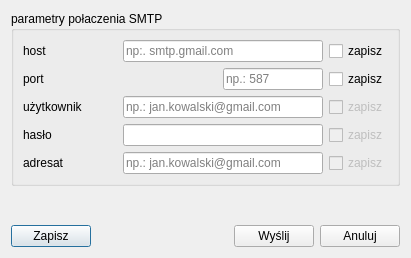
<?xml version="1.0" encoding="UTF-8"?>
<ui version="4.0">
 <class>smtp_dlg</class>
 <widget class="QDialog" name="smtp_dlg">
  <property name="geometry">
   <rect>
    <x>0</x>
    <y>0</y>
    <width>411</width>
    <height>258</height>
   </rect>
  </property>
  <property name="windowTitle">
   <string>Wysyłanie metadanych na email</string>
  </property>
  <layout class="QVBoxLayout" name="verticalLayout_2">
   <item>
    <widget class="QGroupBox" name="verticalGroupBox">
     <property name="title">
      <string>parametry połaczenia SMTP</string>
     </property>
     <layout class="QVBoxLayout" name="verticalLayout">
      <item>
       <layout class="QHBoxLayout" name="horizontalLayout">
        <item>
         <widget class="QLabel" name="host_lbl">
          <property name="text">
           <string>host          </string>
          </property>
         </widget>
        </item>
        <item>
         <spacer name="horizontalSpacer_2">
          <property name="orientation">
           <enum>Qt::Horizontal</enum>
          </property>
          <property name="sizeHint" stdset="0">
           <size>
            <width>40</width>
            <height>20</height>
           </size>
          </property>
         </spacer>
        </item>
        <item>
         <widget class="QgsFilterLineEdit" name="host_lineEdit">
          <property name="minimumSize">
           <size>
            <width>200</width>
            <height>0</height>
           </size>
          </property>
          <property name="placeholderText">
           <string>np:. smtp.gmail.com</string>
          </property>
          <property name="qgisRelation" stdset="0">
           <string notr="true"/>
          </property>
         </widget>
        </item>
        <item>
         <widget class="QCheckBox" name="host_chkbx">
          <property name="text">
           <string>zapisz</string>
          </property>
         </widget>
        </item>
       </layout>
      </item>
      <item>
       <layout class="QHBoxLayout" name="horizontalLayout_4">
        <item>
         <widget class="QLabel" name="port_lbl">
          <property name="text">
           <string>port          </string>
          </property>
         </widget>
        </item>
        <item>
         <spacer name="horizontalSpacer_3">
          <property name="orientation">
           <enum>Qt::Horizontal</enum>
          </property>
          <property name="sizeHint" stdset="0">
           <size>
            <width>40</width>
            <height>20</height>
           </size>
          </property>
         </spacer>
        </item>
        <item>
         <widget class="QgsFilterLineEdit" name="port_lineEdit">
          <property name="minimumSize">
           <size>
            <width>0</width>
            <height>0</height>
           </size>
          </property>
          <property name="maximumSize">
           <size>
            <width>100</width>
            <height>16777215</height>
           </size>
          </property>
          <property name="inputMask">
           <string/>
          </property>
          <property name="text">
           <string/>
          </property>
          <property name="maxLength">
           <number>6</number>
          </property>
          <property name="placeholderText">
           <string>np.: 587</string>
          </property>
          <property name="qgisRelation" stdset="0">
           <string notr="true"/>
          </property>
         </widget>
        </item>
        <item>
         <widget class="QCheckBox" name="port_chkbx">
          <property name="text">
           <string>zapisz</string>
          </property>
         </widget>
        </item>
       </layout>
      </item>
      <item>
       <layout class="QHBoxLayout" name="horizontalLayout_3">
        <item>
         <widget class="QLabel" name="user_lbl">
          <property name="text">
           <string>użytkownik</string>
          </property>
         </widget>
        </item>
        <item>
         <spacer name="horizontalSpacer_4">
          <property name="orientation">
           <enum>Qt::Horizontal</enum>
          </property>
          <property name="sizeHint" stdset="0">
           <size>
            <width>40</width>
            <height>20</height>
           </size>
          </property>
         </spacer>
        </item>
        <item>
         <widget class="QgsFilterLineEdit" name="user_lineEdit">
          <property name="minimumSize">
           <size>
            <width>200</width>
            <height>0</height>
           </size>
          </property>
          <property name="placeholderText">
           <string>np.: jan.kowalski@gmail.com</string>
          </property>
          <property name="qgisRelation" stdset="0">
           <string notr="true"/>
          </property>
         </widget>
        </item>
        <item>
         <widget class="QCheckBox" name="user_chkbx">
          <property name="enabled">
           <bool>false</bool>
          </property>
          <property name="text">
           <string>zapisz</string>
          </property>
         </widget>
        </item>
       </layout>
      </item>
      <item>
       <layout class="QHBoxLayout" name="horizontalLayout_5">
        <item>
         <widget class="QLabel" name="pass_lbl">
          <property name="text">
           <string>hasło        </string>
          </property>
         </widget>
        </item>
        <item>
         <spacer name="horizontalSpacer_5">
          <property name="orientation">
           <enum>Qt::Horizontal</enum>
          </property>
          <property name="sizeHint" stdset="0">
           <size>
            <width>40</width>
            <height>20</height>
           </size>
          </property>
         </spacer>
        </item>
        <item>
         <widget class="QgsPasswordLineEdit" name="pass_lineEdit">
          <property name="minimumSize">
           <size>
            <width>200</width>
            <height>0</height>
           </size>
          </property>
         </widget>
        </item>
        <item>
         <widget class="QCheckBox" name="pass_chkbx">
          <property name="enabled">
           <bool>false</bool>
          </property>
          <property name="text">
           <string>zapisz</string>
          </property>
         </widget>
        </item>
       </layout>
      </item>
      <item>
       <layout class="QHBoxLayout" name="horizontalLayout_2">
        <item>
         <widget class="QLabel" name="receiver_lbl">
          <property name="text">
           <string>adresat     </string>
          </property>
         </widget>
        </item>
        <item>
         <spacer name="horizontalSpacer_6">
          <property name="orientation">
           <enum>Qt::Horizontal</enum>
          </property>
          <property name="sizeHint" stdset="0">
           <size>
            <width>40</width>
            <height>20</height>
           </size>
          </property>
         </spacer>
        </item>
        <item>
         <widget class="QgsFilterLineEdit" name="receiver_lineEdit">
          <property name="minimumSize">
           <size>
            <width>200</width>
            <height>0</height>
           </size>
          </property>
          <property name="placeholderText">
           <string>np.: jan.kowalski@gmail.com</string>
          </property>
          <property name="qgisRelation" stdset="0">
           <string notr="true"/>
          </property>
         </widget>
        </item>
        <item>
         <widget class="QCheckBox" name="receiver_chkbx">
          <property name="enabled">
           <bool>false</bool>
          </property>
          <property name="text">
           <string>zapisz</string>
          </property>
         </widget>
        </item>
       </layout>
      </item>
     </layout>
    </widget>
   </item>
   <item>
    <spacer name="verticalSpacer">
     <property name="orientation">
      <enum>Qt::Vertical</enum>
     </property>
     <property name="sizeHint" stdset="0">
      <size>
       <width>20</width>
       <height>40</height>
      </size>
     </property>
    </spacer>
   </item>
   <item>
    <layout class="QHBoxLayout" name="horizontalLayout_6">
     <item>
      <widget class="QPushButton" name="save_btn">
       <property name="text">
        <string>Zapisz</string>
       </property>
      </widget>
     </item>
     <item>
      <spacer name="horizontalSpacer">
       <property name="orientation">
        <enum>Qt::Horizontal</enum>
       </property>
       <property name="sizeHint" stdset="0">
        <size>
         <width>40</width>
         <height>20</height>
        </size>
       </property>
      </spacer>
     </item>
     <item>
      <widget class="QPushButton" name="send_btn">
       <property name="text">
        <string>Wyślij</string>
       </property>
      </widget>
     </item>
     <item>
      <widget class="QPushButton" name="cancel_btn">
       <property name="text">
        <string>Anuluj</string>
       </property>
      </widget>
     </item>
    </layout>
   </item>
  </layout>
 </widget>
 <customwidgets>
  <customwidget>
   <class>QgsFilterLineEdit</class>
   <extends>QLineEdit</extends>
   <header>qgsfilterlineedit.h</header>
  </customwidget>
  <customwidget>
   <class>QgsPasswordLineEdit</class>
   <extends>QLineEdit</extends>
   <header>qgspasswordlineedit.h</header>
  </customwidget>
 </customwidgets>
 <resources/>
 <connections/>
</ui>
